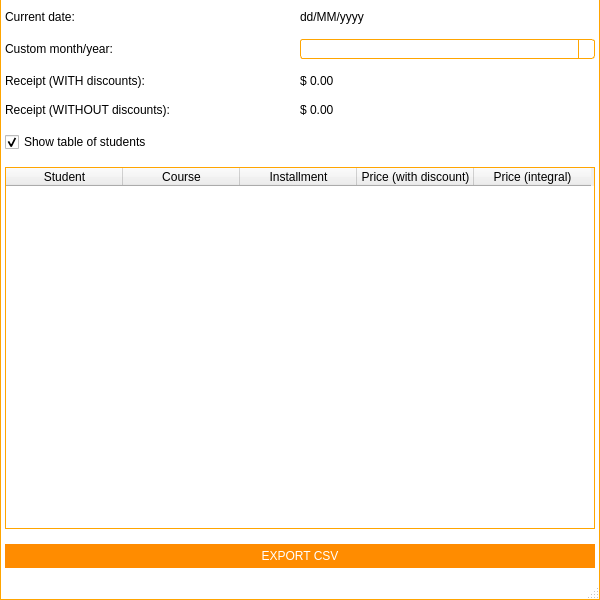
<?xml version="1.0" encoding="UTF-8"?>
<ui version="4.0">
 <class>frmReceipt</class>
 <widget class="QMainWindow" name="frmReceipt">
  <property name="windowModality">
   <enum>Qt::ApplicationModal</enum>
  </property>
  <property name="geometry">
   <rect>
    <x>0</x>
    <y>0</y>
    <width>600</width>
    <height>600</height>
   </rect>
  </property>
  <property name="minimumSize">
   <size>
    <width>600</width>
    <height>600</height>
   </size>
  </property>
  <property name="maximumSize">
   <size>
    <width>600</width>
    <height>600</height>
   </size>
  </property>
  <property name="windowTitle">
   <string>Receipt viewer | SmartClass</string>
  </property>
  <property name="windowIcon">
   <iconset resource="resources.qrc">
    <normaloff>:/images/logos/Logo.png</normaloff>:/images/logos/Logo.png</iconset>
  </property>
  <property name="styleSheet">
   <string notr="true">QWidget#titleBar{
	background-color: #FFF;
	border-top: 1px solid orange;
	border-left: 1px solid orange;
	border-right: 1px solid orange;
	color: #000;
}

QWidget#centralWidget, QStatusBar{
	background-color: #FFF;
	border-left: 1px solid orange;
	border-right: 1px solid orange;
}

QStatusBar{
	border-bottom: 1px solid orange;
}

/*QTabWidget::pane {
    border-top: 1px solid orange;
}*/

QSlider::handle:horizontal {
    background: orange;
}

/* Vertical and horizontal line customization */

QFrame[frameShape=&quot;4&quot;]
{
    color: orange;
}

QFrame[frameShape=&quot;5&quot;]
{
    color: orange;
}

/* QTabWidget elements customization */

QTabWidget::pane {
/*	border-top: 1px solid orange;*/
	background: white;
}

QTabWidget::tab-bar {
    left: 5px;
}

QTabBar::tab {
	background: white;
    min-width: 120px;
    min-height: 20px;
    padding: 2px;
	border-top-left-radius: 5px;
	border-top-right-radius: 5px;
	margin-top: 6px;
}

QTabBar::tab:selected, QTabBar::tab:hover {
	background: white;
	border-top: 1px solid orange;
	border-right: 1px solid orange;
	border-left: 1px solid orange;
}

QTabBar::tab:selected {
	background: white;
	border-top: 2px solid orange;
	border-right: 2px solid orange;
	border-left: 2px solid orange;
}

QTabBar::tab:!selected {
    margin-bottom: 3px;
}

QTabBar QToolButton{
	background-color: white;
	border: none;
	color: black;
}

QTabBar QToolButton::hover{
	background-color: darkorange;
}

QTabBar QToolButton::pressed{
	background-color: orange;
}

QTabBar QToolButton::!enabled{
	background-color: orange;
}

QWidget#tabFile, QWidget#tabManagement, QWidget#tabTools, QWidget#tabHelp, QWidget#tabFileLayout, QWidget#tabManagementLayout, QWidget#tabToolsLayout, QWidget#tabHelpLayout{
	background: white;
}

QLineEdit{
	border: 1px solid orange;
	min-height: 20px;
}

QPushButton{
	background-color: darkorange;
	border: 5px solid darkorange;
	color: white;
}

QPushButton::hover{
	background-color: orange;
	border: 5px solid orange;
}

QPushButton::pressed{
	background-color: darkorange;
	border: 5px solid darkorange;
}

QPushButton::!enabled{
	background-color: orange;
	border: 5px solid orange;
}

/*
	QScroll Area
*/

QScrollArea{
	border: none;
}

/* QScrollBar Horizontal*/

QScrollBar:horizontal {
    background: lightgray;
    height: 10px;
    margin: 0px 40px 0 0px;
	border-radius: 5px;
}

QScrollBar::handle:horizontal {
    background: orange;
	border-radius: 5px;
    min-width: 20px;
}

QScrollBar::add-line:horizontal {
    background: blue;
    width: 20px;
    subcontrol-position: right;
    subcontrol-origin: margin;
	border-top-right-radius: 5px;
	border-bottom-right-radius: 5px;
}

QScrollBar::sub-line:horizontal {
    background: red;
    width: 20px;
    subcontrol-position: top right;
    subcontrol-origin: margin;
    position: absolute;
    right: 20px;
	border-top-left-radius: 5px;
	border-bottom-left-radius: 5px;
}

QScrollBar::sub-line:horizontal:hover {
    background: darkred;
}

QScrollBar::sub-line:horizontal:pressed {
    background: red;
}

QScrollBar::add-line:horizontal:hover {
    background: darkblue;
}

QScrollBar::add-line:horizontal:pressed {
    background: blue;
}

QScrollBar:left-arrow:horizontal{
	image: url(:/images/scrollbar/slide_left.PNG);
    width: 10px;
    height: 10px;
}

QScrollBar::right-arrow:horizontal {
	image: url(:/images/scrollbar/slide_right.PNG);
    width: 10px;
    height: 10px;
}

QScrollBar::add-page:horizontal, QScrollBar::sub-page:horizontal {
    background: none;
}

/* QScrollBar Vertical*/

QScrollBar:vertical {
    background: lightgray;
    width: 10px;
    margin: 0px 0px 40px 0px;
	border-radius: 5px;
}

QScrollBar::handle:vertical {
    background: orange;
	border-radius: 5px;
    min-width: 20px;
}

QScrollBar::add-line:vertical {
    background: blue;
    height: 20px;
    subcontrol-position: bottom;
    subcontrol-origin: margin;
	border-bottom-right-radius: 5px;
	border-bottom-left-radius: 5px;
}

QScrollBar::sub-line:vertical {
    background: red;
    height: 20px;
    subcontrol-position: bottom right;
    subcontrol-origin: margin;
    position: absolute;
    bottom: 20px;
	border-top-right-radius: 5px;
	border-top-left-radius: 5px;
}

QScrollBar::sub-line:vertical:hover {
    background: darkred;
}

QScrollBar::sub-line:vertical:pressed {
    background: red;
}

QScrollBar::add-line:vertical:hover {
    background: darkblue;
}

QScrollBar::add-line:vertical:pressed {
    background: blue;
}

QScrollBar:up-arrow:vertical{
	image: url(:/images/scrollbar/slide_up.PNG);
	width: 10px;
    height: 10px;
}

 QScrollBar::down-arrow:vertical{
	image: url(:/images/scrollbar/slide_down.PNG);
	width: 10px;
    height: 10px;
}

QScrollBar::add-page:vertical, QScrollBar::sub-page:vertical {
    background: none;
}

/*QComboBox*/

QComboBox {
    border: 1px solid orange;
	background: white;
    border-radius: 3px;
    padding: 1px 18px 1px 3px;
    min-width: 6em;
}

QComboBox:editable {
    background: white;
}

QComboBox:!editable, QComboBox::drop-down:editable {
	background: white;
}

QComboBox:!editable:on, QComboBox::drop-down:editable:on {
    background: white;
}

QComboBox:on {
    padding-top: 3px;
    padding-left: 4px;
}

QComboBox::drop-down {
    subcontrol-origin: padding;
    subcontrol-position: top right;
    width: 15px;

    border-left-width: 1px;
    border-left-color: orange;
    border-left-style: solid;
    border-top-right-radius: 3px;
    border-bottom-right-radius: 3px;
}

QComboBox::drop-down:hover {
    background: orange;
}

QComboBox::down-arrow {
    image: url(&quot;:/images/buttons/Down_Arrow.PNG&quot;);
	width: 10px;
	height: 10px;
}

QComboBox::down-arrow:on {
    top: 1px;
    left: 1px;
}

QComboBox QAbstractItemView {
    border: 1px solid orange;
    selection-background-color: orange;
    border-top-right-radius: 3px;
    border-bottom-right-radius: 3px;
}

QComboBox QAbstractItemView:hover {
	color: orange;
}

/*
 * QToolButton
 */

QToolButton {
	background: transparent;
	border: 1px solid transparent;
	color: black;
}

QToolButton::hover {
	background: darkorange;
	border: 1px solid darkorange;
	color: white;
}

QToolButton::pressed {
	background: orange;
	border: 1px solid orange;
	color: white;
}

/*
 * QTableWidget QListWidget
 */

QTableWidget, QListWidget{
	border: 1px solid orange;
}
</string>
  </property>
  <widget class="QWidget" name="centralWidget">
   <layout class="QGridLayout" name="gridLayout">
    <property name="leftMargin">
     <number>0</number>
    </property>
    <property name="topMargin">
     <number>0</number>
    </property>
    <property name="rightMargin">
     <number>0</number>
    </property>
    <property name="bottomMargin">
     <number>0</number>
    </property>
    <property name="spacing">
     <number>0</number>
    </property>
    <item row="0" column="0">
     <layout class="QGridLayout" name="gridLayout_2">
      <property name="leftMargin">
       <number>5</number>
      </property>
      <property name="topMargin">
       <number>10</number>
      </property>
      <property name="rightMargin">
       <number>5</number>
      </property>
      <property name="bottomMargin">
       <number>10</number>
      </property>
      <property name="verticalSpacing">
       <number>15</number>
      </property>
      <item row="0" column="1">
       <widget class="QLabel" name="lblDate">
        <property name="text">
         <string>dd/MM/yyyy</string>
        </property>
       </widget>
      </item>
      <item row="4" column="0" colspan="2">
       <widget class="QCheckBox" name="cbShowTable">
        <property name="text">
         <string>Show table of students</string>
        </property>
        <property name="checked">
         <bool>true</bool>
        </property>
       </widget>
      </item>
      <item row="3" column="0">
       <widget class="QLabel" name="lblReceiptWithoutDiscountDesc">
        <property name="text">
         <string>Receipt (WITHOUT discounts):</string>
        </property>
       </widget>
      </item>
      <item row="2" column="1">
       <widget class="QLabel" name="lblReceiptWithDiscount">
        <property name="text">
         <string>$ 0.00</string>
        </property>
       </widget>
      </item>
      <item row="0" column="0">
       <widget class="QLabel" name="lblDateDesc">
        <property name="text">
         <string>Current date:</string>
        </property>
       </widget>
      </item>
      <item row="3" column="1">
       <widget class="QLabel" name="lblReceiptWithoutDiscount">
        <property name="text">
         <string>$ 0.00</string>
        </property>
       </widget>
      </item>
      <item row="2" column="0">
       <widget class="QLabel" name="lblReceiptWithDiscountDesc">
        <property name="text">
         <string>Receipt (WITH discounts):</string>
        </property>
       </widget>
      </item>
      <item row="6" column="0" colspan="2">
       <widget class="QPushButton" name="btExport">
        <property name="text">
         <string>EXPORT CSV</string>
        </property>
       </widget>
      </item>
      <item row="1" column="0">
       <widget class="QLabel" name="lblSelectMonthNYear">
        <property name="text">
         <string>Custom month/year:</string>
        </property>
       </widget>
      </item>
      <item row="1" column="1">
       <widget class="QComboBox" name="cbCustomMonthNYear"/>
      </item>
      <item row="5" column="0" colspan="2">
       <widget class="QTableWidget" name="tablePricing">
        <property name="editTriggers">
         <set>QAbstractItemView::NoEditTriggers</set>
        </property>
        <property name="alternatingRowColors">
         <bool>true</bool>
        </property>
        <property name="selectionBehavior">
         <enum>QAbstractItemView::SelectRows</enum>
        </property>
        <attribute name="horizontalHeaderDefaultSectionSize">
         <number>117</number>
        </attribute>
        <column>
         <property name="text">
          <string>Student</string>
         </property>
        </column>
        <column>
         <property name="text">
          <string>Course</string>
         </property>
        </column>
        <column>
         <property name="text">
          <string>Installment</string>
         </property>
        </column>
        <column>
         <property name="text">
          <string>Price (with discount)</string>
         </property>
        </column>
        <column>
         <property name="text">
          <string>Price (integral)</string>
         </property>
        </column>
       </widget>
      </item>
     </layout>
    </item>
   </layout>
  </widget>
  <widget class="QStatusBar" name="statusBar"/>
 </widget>
 <tabstops>
  <tabstop>cbCustomMonthNYear</tabstop>
  <tabstop>cbShowTable</tabstop>
  <tabstop>tablePricing</tabstop>
  <tabstop>btExport</tabstop>
 </tabstops>
 <resources>
  <include location="resources.qrc"/>
 </resources>
 <connections/>
</ui>
